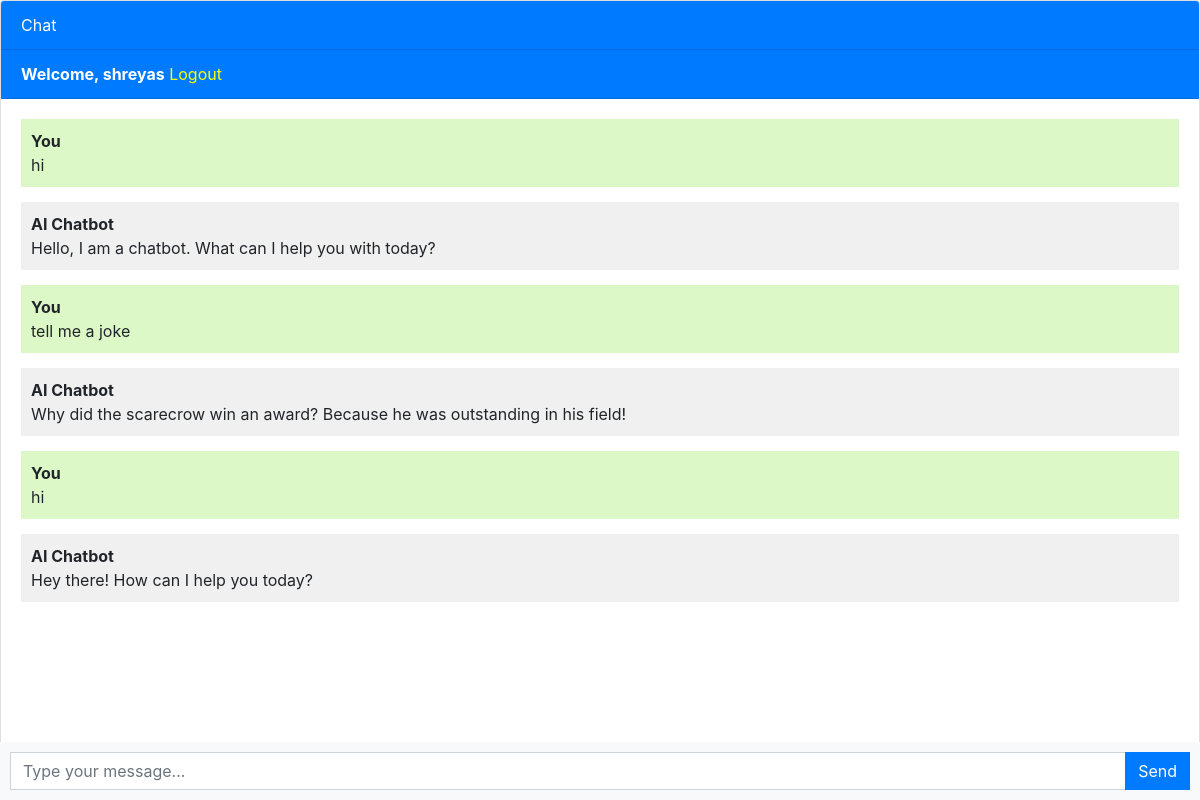
The page /chatbot/ (signed in) on the database its author committed.
### chatbot/models.py (models this page shows, shortened)
class Chat(models.Model):
    user = models.ForeignKey(User, on_delete=models.CASCADE)
    message = models.TextField()
    response = models.TextField()
    created_at = models.DateTimeField(auto_now_add=True)

### chatbot/views.py (the view)
# urls.py: path('chatbot/', views.chatbot, name='chatbot'),
def chatbot(request):
    chats = Chat.objects.filter(user=request.user)
    if request.method == 'POST':
        message = request.POST.get('message')
        response = ask_gemini(message, prompt)
        chat = Chat(user=request.user, message=message, response=response, created_at=timezone.now())
        chat.save()
        return JsonResponse({'message': message, 'response': response})
    return render(request, 'chatbot.html', {'chats': chats})

### templates/chatbot.html (shortened to what this page needs)
{% extends 'base.html' %}
{% block content %}
<div class="chat-container">
  <div class="card flex-grow-1">
    <div class="card-header bg-primary text-white">Chat</div>
    {% if user.is_authenticated %}
    <div class="card-header bg-primary text-white"><b>Welcome, {{user.username}}</b>   <a style="color: yellow;" href="logout">Logout</a></div>
    {% else %}
    <div class="card-header bg-primary text-white"><a style="color: yellow" href="login">Login</a>   <a style="color: yellow;" href="register">Register</a></div>
    {% endif %}
    <div class="card-body messages-box">
      <ul class="list-unstyled messages-list">
        {% for chat in chats %}
          {% if chat.user == request.user %}
            <li class="message sent">
          <div class="message-text">
            <div class="message-sender">
              <b>You</b>
            </div>
            <div class="message-content">
              {{chat.message}}
            </div>
          </div>
        </li>
        <li class="message received">
          <div class="message-text">
            <div class="message-sender">
              <b>AI Chatbot</b>
            </div>
            <div class="message-content">
              {{chat.response}}
            </div>
          </div>
        </li>
          {% endif %}
        {% endfor %}
      </ul>
    </div>
    <br><br>
    <br><br>
    <br><br>
  </div>
  <form class="message-form">
    <div class="input-group">
      <input type="text" class="form-control message-input" placeholder="Type your message...">
      <div class="input-group-append">
        <button type="submit" class="btn btn-primary btn-send">Send</button>
      </div>
    </div>
  </form>
</div>
{% endblock %}

### templates/base.html (shortened to what this page needs)
<!DOCTYPE html>
<html lang="en">
  <head>
    <link rel="stylesheet" href="https://stackpath.bootstrapcdn.com/bootstrap/4.3.1/css/bootstrap.min.css">
  </head>
  <body>
    {% block content %}{% endblock %}
  </body>
</html>

### templates/chatbot.html (style rules this page uses)
body, html { height: 100%; }
.messages-box { flex: 1; overflow-y: auto; }
.messages-list { padding-left: 0; }
.message { margin-bottom: 15px; list-style: none; }
.message-text { padding: 10px; border-radius: 5px; }
.sent { background-color: #dcf8c6; align-self: flex-end; }
.received { background-color: #f1f0f0; align-self: flex-start; }
.message-form { display: flex; position: fixed; bottom: 0; left: 0; right: 0; padding: 10px; background-color: #f8f9fa; }
.message-input { flex: 1; border-radius: 0; border-right: none; }
.btn-send { border-radius: 0; }
.chat-container { height: 100%; display: flex; flex-direction: column; }

### rows shown on the page
Chat: message "hi", response "Hello, I am a chatbot. What can I help you with today?"
Chat: message "tell me a joke", response "Why did the scarecrow win an award? Because he was outstanding in his field!"
Chat: message "hi", response "Hey there! How can I help you today?"

### other values the page prints
{{ user.username }} "shreyas"
